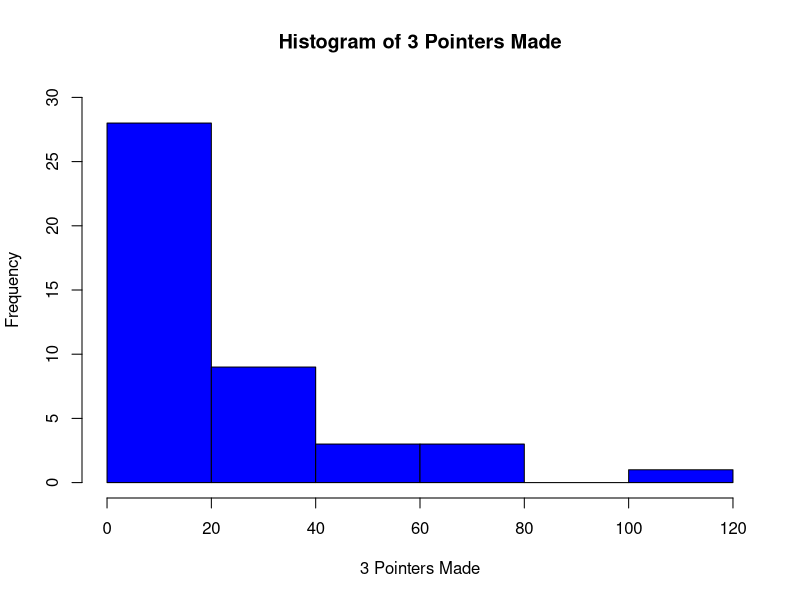
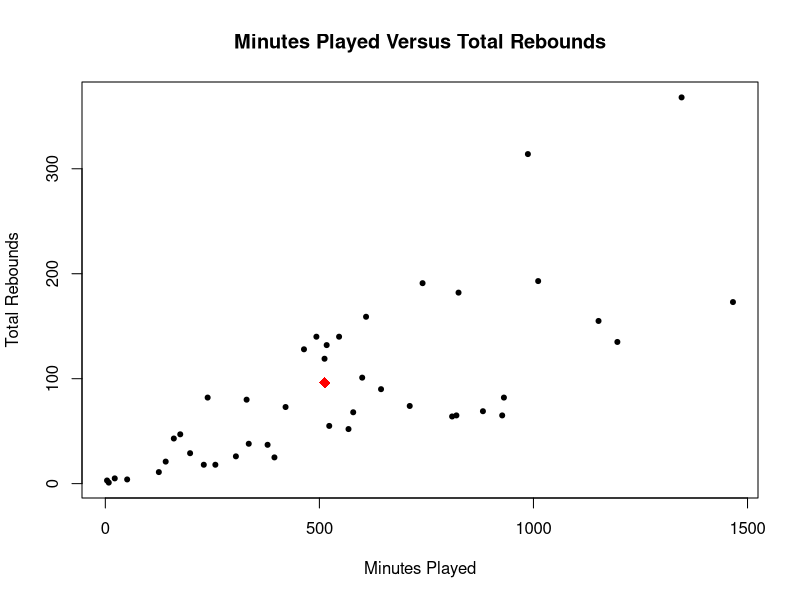

Here is the R script that generated these plots, in order:
# Anthony Zhang
# UT eid : az22589

#scraping
#3 teams used: Washington Mystics, Dallas Wings, LA SPARKS
#reading files
WNBA <- read.csv("WNBA.csv")

# Number 2
#histogram of 3 points made vs frequency, xlim is 0-120, y lim is 0-30
hist(WNBA$X3P,main='Histogram of 3 Pointers Made',xlab='3 Pointers Made',ylab = 'Frequency',col='Blue',xlim=c(0,120), ylim = c(0,30))

# Number 3
#dot plot of minutes played vs total rebounds, pch set to 20
plot(WNBA$MP,WNBA$TRB,main='Minutes Played Versus Total Rebounds',xlab='Minutes Played',ylab='Total Rebounds',pch=20)
#select random player / random row in the WNBA csv
random_player <- WNBA[sample(nrow(WNBA), 1), ]
#highlight point on graph red and change pch / cex to make unique
points(random_player$MP, random_player$TRB, col = "red", pch = 18, cex = 1.5)

